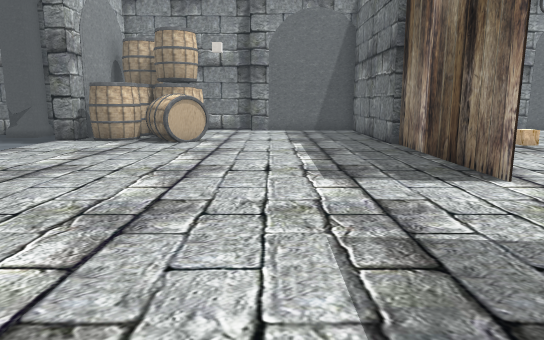
[1] (above)

16 first-person views from a walk through a scene from a Unity 3-D project. The camera is 1.3 m above the floor, tilts 10° down and sees 70° across. Doors are open. The floor is counted in squares, 1 m on a side. Each view is taken from the middle of a square. On the plan, view 1 faces up. The plan holds only what a view shows up to about 16 squares ahead; the rest is blank. The place goes on beyond the plan. The player character is not drawn.

[2]
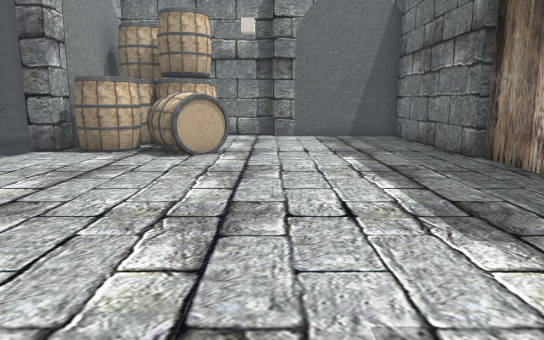

[3]
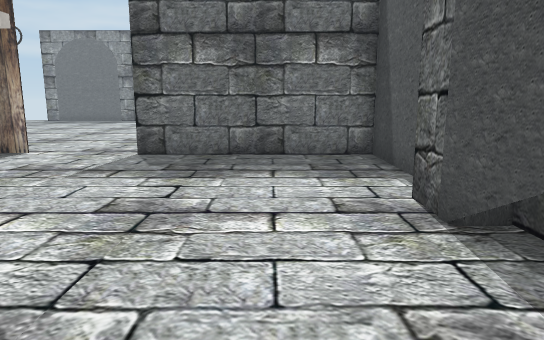

[4]
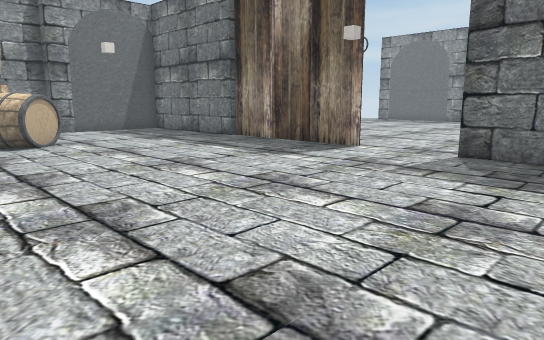

[5]
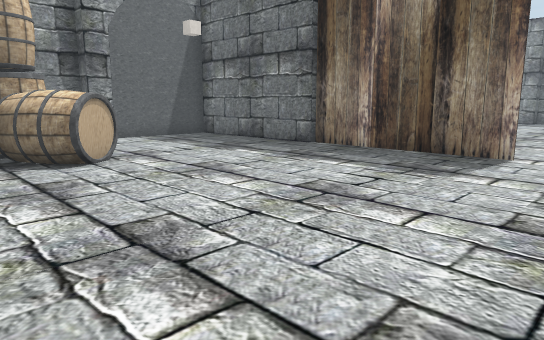

[6]
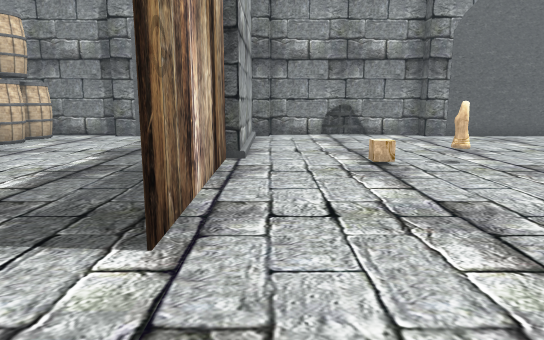

[7]
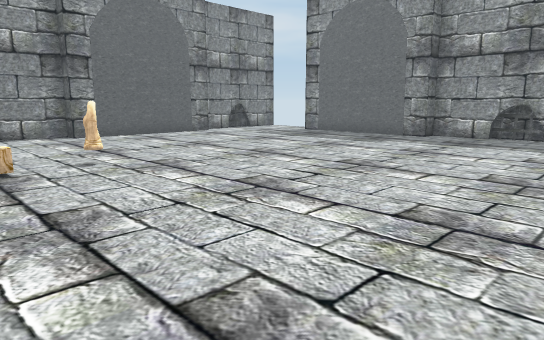

[8]
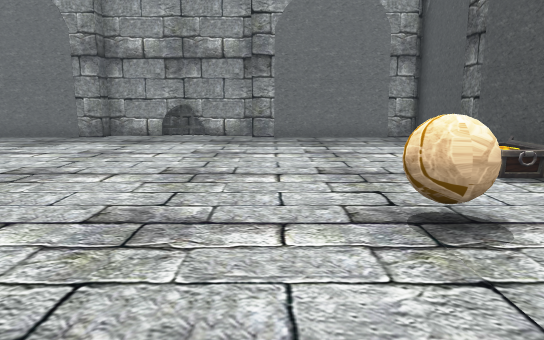

[9]
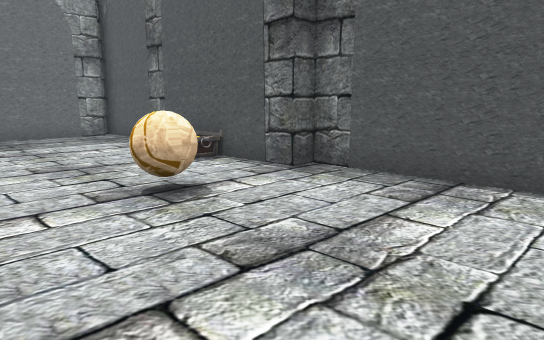

[10]
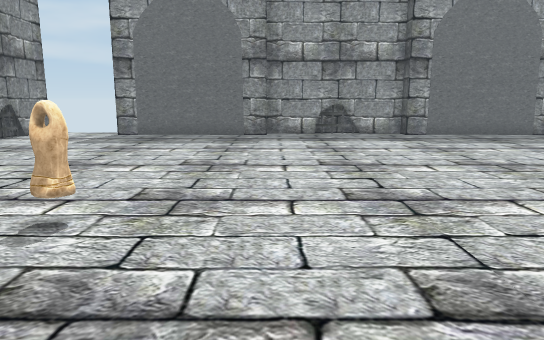

[11]
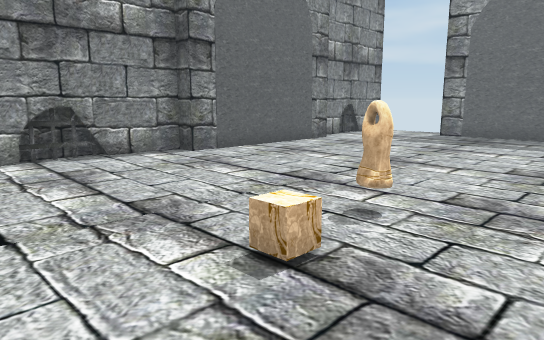

[12]
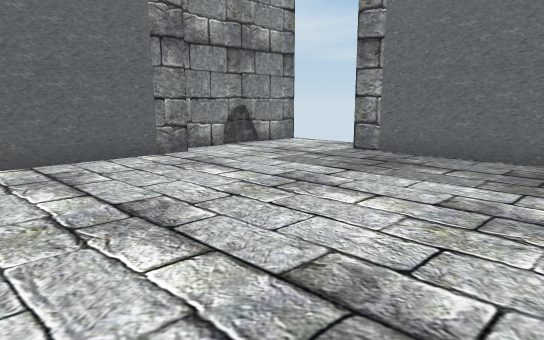

[13]
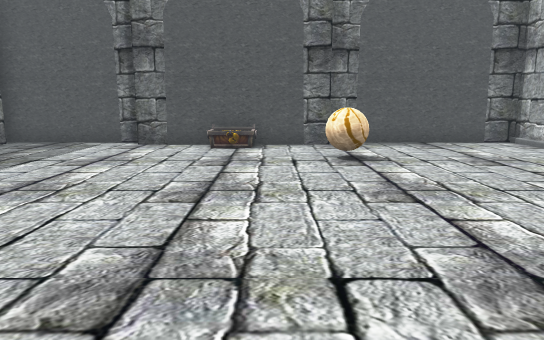

[14]
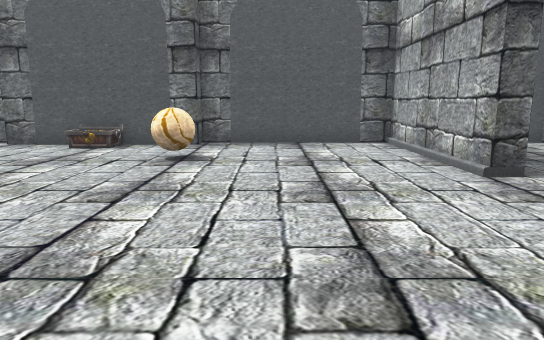

[15]
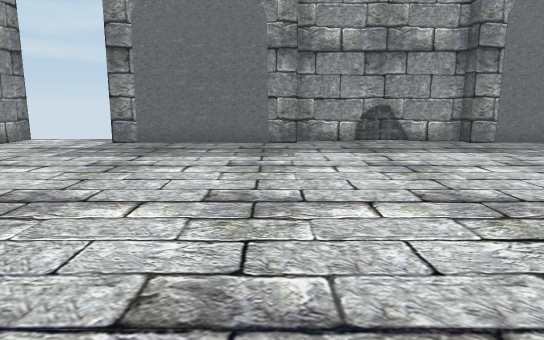

[16]
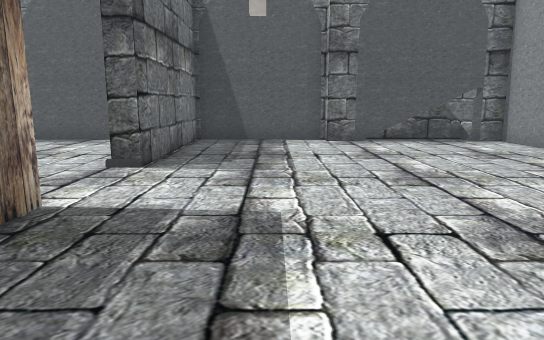

### Floor plan
Points are (right, up) in squares from view 1. A wall is a line through its corners. A room is listed if a view was taken in it or the views show most of it. See-through windows are left out.
Room 1 (views 1, 2, 3, 4, 5, 16)
walls: (3.9, 6.2) (3.9, 12); (3.6, 11.9) (3.6, 17.8) (-1, 17.7); (-0.9, 18.4) (-3.8, 18.4); (-6.5, -1.9) (-0.8, -1.9) (-0.8, -2.5) (3.6, -2.5) (3.6, 3.4); (-5.6, -2.5) (-2.8, -2.5)
low walls: (-2.5, -2.5) (-1.9, -2.5)
ways out: open door at (4, 5) to room 2
objects: barrel (-6, 13) to (-5, 14); barrel (-6, 15) to (-5, 16); other object (-6, 17) to (-5, 18); barrel (-4, 12) to (-2, 13); barrel (-4, 14) to (-3, 16); barrel (-4, 17) to (-3, 18)
Room 2 (views 6, 7, 8, 9, 10, 11, 12, 13, 14, 15)
walls: (21.4, 5.4) (21.4, 7.2); (13.4, -1.9) (16.1, -1.9); (4.2, 3.4) (4.2, -2.5) (10.2, -2.5) (10.2, -1.9) (12.5, -1.9); (3.9, 12) (3.9, 6.2); (16.8, 17.8) (10.8, 17.8) (10.8, 18.4) (4.9, 18.4); (16.2, -2.5) (21, -2.5); (8.9, 18.8) (7, 18.8); (20.3, -2.3) (20.3, 3.7) (21, 3.7) (21, 9.2) (20.3, 9.2) (20.3, 15.1); (5, 17.8) (4.2, 17.8) (4.2, 11.9); (19.9, 18.8) (18.6, 18.8); (21.6, 18.4) (17, 18.4)
ways out: open door at (4, 5) to room 1; open door at (21.4, 16.7)
objects: pillar (9, 11); other object (10, 1) to (11, 1); chest (13, -2); other object (13, -1)

Positions as (right, up) in squares from view 1, and headings:
1: (0, 0), facing up
2: (-1, 3), facing up
3: (-6, 0), facing right
4: (-6, 0), facing up-right
5: (-6, 4), facing up-right
6: (5, 3), facing up
7: (6, 3), facing up-right
8: (6, 3), facing right
9: (5, 4), facing down-right
10: (5, 9), facing right
11: (5, 9), facing up-right
12: (11, 9), facing up-right
13: (12, 10), facing down
14: (8, 10), facing down
15: (8, 10), facing right
16: (1, 11), facing down
